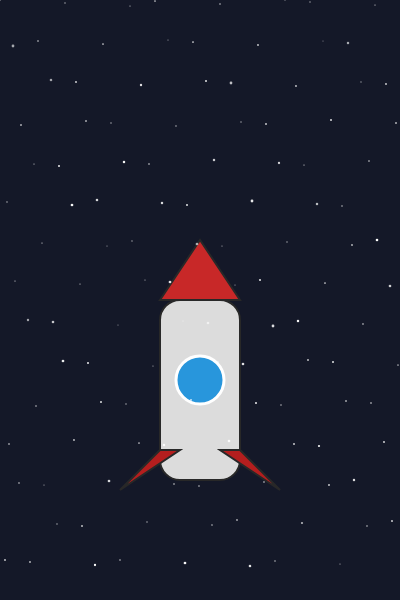
Frame 1 (no input)
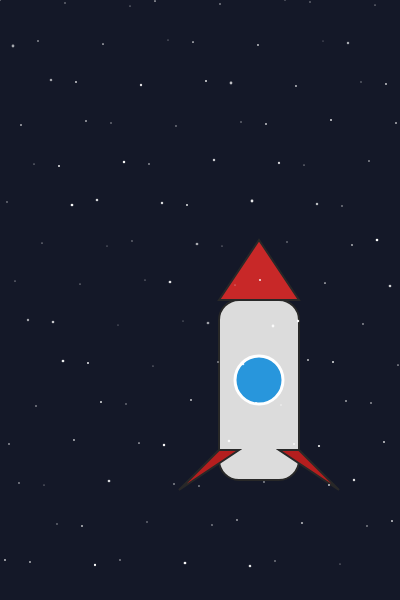
Frame 60 (no input)
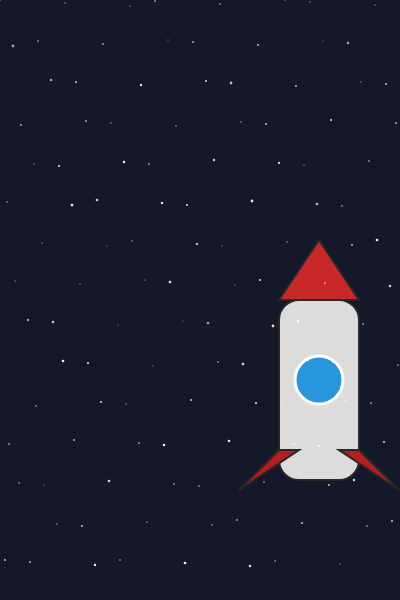
Frame 120 (the mouse pressed at the canvas centre since frame 60)

The p5.js sketch that drew these frames (run headless with seeded random() and noise() and a simulated clock; from frame 60 on, the mouse is pressed at the canvas centre):

// p5.js sketch
// ── sketch.js
let xMax = 400;
let yMax = 600;
let xrocket = xMax/2;
let yrocket = yMax*0.6;

function setup() {
  createCanvas(xMax, yMax);
}

function draw() {
  background(20,24,40);

  push();
  //corpo del rocket
  fill(220);
  stroke(40);
  strokeWeight(2);
  rectMode(CENTER);
  rect(xrocket, yrocket+30, 80, 180, 20);

  //nose del rocket
  fill(200, 40, 40); //red
  triangle(xrocket-40, yrocket-60, xrocket, yrocket-120, xrocket+40, yrocket-60,)

  //window
  fill(40, 150, 220); //blue
  stroke(255); //bordo bianco
  strokeWeight(3);
  ellipse(xrocket, yrocket+20, 48, 48);


  //left e right wings
  fill(180, 30, 30);
  stroke(40);
  strokeWeight(2);
  triangle(xrocket-40, yrocket+90, xrocket-80, yrocket+130, xrocket-20, yrocket+90); //left
  triangle(xrocket+40, yrocket+90, xrocket+80, yrocket+130, xrocket+20, yrocket+90); //right per simmetria da left x=-x; y=y

  pop();

  push();
  randomSeed(99) //imposto il seme di generazione dei numeri random
  noStroke(); //tolgo outline delle stelle
  for(let i=0; i<120; i++){
    let sx = (i*37) % width + i%3;
    let sy = (i*40) % height + i%7;
    fill(255, 255, 255, random(150, 255));
    ellipse(sx, sy, random(1, 2.8));
    /*if(i%2 == 0){           //primo tipo
      fill(255, 255, 150);
      ellipse(sx, sy, 1);
    }else if(i%3 == 0){     //secondo tipo
      fill(200, 100, 255);
      ellipse(sx, sy, 1.5);
    }else{                  //terzo tipo
      fill(255, 255, 100);
      ellipse(sx, sy, 2.8);
    }*/
  }
  pop();
  xrocket = (xrocket + 1)%(xMax+120); //Animazione;
}
// ── esempio2.html
<!DOCTYPE html>
<html lang="en">
  <head>
    <meta charset="utf-8" />
    <meta name="viewport" content="width=device-width, initial-scale=1.0">

    <title>Sketch</title>

    <link rel="stylesheet" type="text/css" href="css/style.css">

    <script src="../js/p5.min.js"></script> <!--permette di includere più classi js nell'html-->
  </head>

  <body>
    <script src="1-shape/sketch.js"></script>
    <p align="center"><a href="../classes.html">Torna alle lezioni</a> </p>
  </body>
</html>
